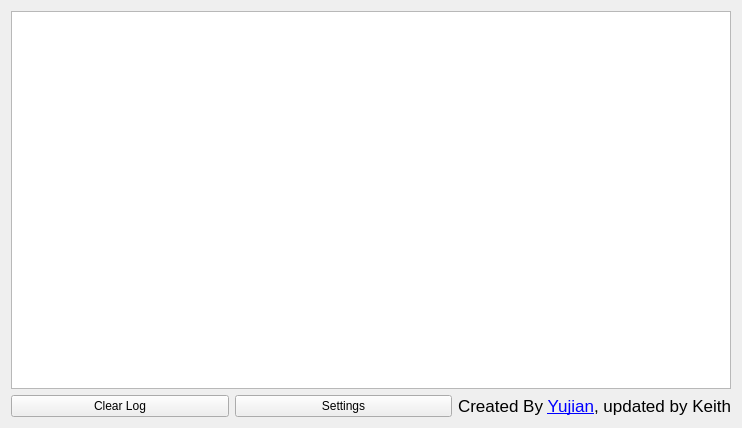
<?xml version="1.0" encoding="UTF-8"?>
<ui version="4.0">
 <class>MainWindow</class>
 <widget class="QMainWindow" name="MainWindow">
  <property name="geometry">
   <rect>
    <x>0</x>
    <y>0</y>
    <width>742</width>
    <height>428</height>
   </rect>
  </property>
  <property name="windowTitle">
   <string>IVLE Downloader</string>
  </property>
  <property name="windowIcon">
   <iconset resource="res.qrc">
    <normaloff>:/icons/icon.png</normaloff>:/icons/icon.png</iconset>
  </property>
  <widget class="QWidget" name="centralWidget">
   <layout class="QVBoxLayout" name="verticalLayout">
    <item>
     <widget class="QPlainTextEdit" name="plainTextEdit">
      <property name="readOnly">
       <bool>true</bool>
      </property>
     </widget>
    </item>
    <item>
     <layout class="QHBoxLayout" name="horizontalLayout">
      <item>
       <widget class="QPushButton" name="pushButton">
        <property name="text">
         <string>Clear Log</string>
        </property>
       </widget>
      </item>
      <item>
       <widget class="QPushButton" name="settingsBut">
        <property name="text">
         <string>Settings</string>
        </property>
       </widget>
      </item>
      <item>
       <widget class="QLabel" name="label">
        <property name="text">
         <string>&lt;!DOCTYPE HTML PUBLIC &quot;-//W3C//DTD HTML 4.0//EN&quot; &quot;http://www.w3.org/TR/REC-html40/strict.dtd&quot;&gt;
&lt;html&gt;&lt;head&gt;&lt;meta name=&quot;qrichtext&quot; content=&quot;1&quot; /&gt;&lt;style type=&quot;text/css&quot;&gt;
p, li { white-space: pre-wrap; }
&lt;/style&gt;&lt;/head&gt;&lt;body style=&quot; font-family:'.SF NS Text'; font-size:13pt; font-weight:400; font-style:normal;&quot;&gt;
&lt;p style=&quot; margin-top:0px; margin-bottom:0px; margin-left:0px; margin-right:0px; -qt-block-indent:0; text-indent:0px;&quot;&gt;&lt;span style=&quot; font-family:'Lucida Grande';&quot;&gt;Created By &lt;/span&gt;&lt;a href=&quot;http://yjyao.com&quot;&gt;&lt;span style=&quot; font-family:'Lucida Grande'; text-decoration: underline; color:#0000ff;&quot;&gt;Yujian&lt;/span&gt;&lt;/a&gt;&lt;span style=&quot; font-family:'Lucida Grande';&quot;&gt;, updated by Keith&lt;/span&gt;&lt;/p&gt;&lt;/body&gt;&lt;/html&gt;</string>
        </property>
        <property name="alignment">
         <set>Qt::AlignRight|Qt::AlignTrailing|Qt::AlignVCenter</set>
        </property>
        <property name="openExternalLinks">
         <bool>true</bool>
        </property>
       </widget>
      </item>
     </layout>
    </item>
   </layout>
  </widget>
 </widget>
 <layoutdefault spacing="6" margin="11"/>
 <resources>
  <include location="res.qrc"/>
 </resources>
 <connections/>
</ui>
